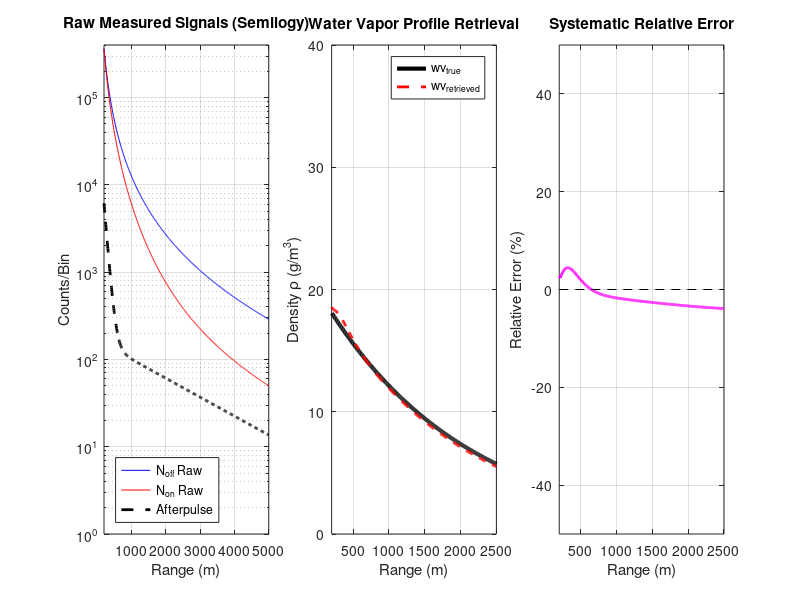

Recreate this plot in MATLAB.
%% MicroPulse DIAL Afterpulse Error Simulation 

clear; close all; clc;

%% Initialization and Unit Conversion

% System Parameters
tau_pulse = 200e-9;         % Pulse width (s)
R_start = 200;              % Start range for retrieval (m)
R_end = 5000;               % End range for retrieval (m)
dR = 7.5;                   % Range resolution (m/bin)
P_laser = 50e-3;            % Avg laser power (W) 
sigma_on_cm2 = 0.99e-23;    % Online cross-section (cm^2/molecule):  % 0.99e-23 for 20 g/m^3  or 2.52-23 for 7.5 g/m^3  
sigma_off_cm2 = 7.0e-25;    % Offline cross-section (cm^2/molecule)

% Detector Afterpulse Parameters
%N_dark = 0;                 % Constant Dark Count Rate (counts/bin)
lambda_AP_1 = 90;             % Afterpulse decay length 1 (m)
lambda_AP_2 = 2000;           % Afterpulse decay length 2 (m)
A_1 = 40;                     % Scaling factor for short decay component
A_2 = 1;                      % Scaling factor for long decay component
AP_fraction = 1e-15;         % Afterpulse peak as fraction of C_sys

% Geometric Overlap Parameters
R_full_overlap = 1500;       % Range at which O(R) approaches 1 (m)
O_scale = 100;               % Scaling factor for the exponential rise 

% Simple Atmosphere Parameters 
%N_solar = 0;              % Solar background Count Rate (counts/bin)
wv_mass_surf = 20;        % Water Vapor Density Profile
wv_mass_true = @(R) wv_mass_surf .* exp(-R/2000); % Mass density profile (g/m^3)
alpha_non_abs = 1e-8;     % Total aerosol and molecular (non-absorbing) extinction (m^-1)
beta_a = 1e-7;            % general backscatter coefficient (m^-1 sr^-1)
beta_R = @(R) beta_a.* exp(-R/8000); % backscatter profile (m^-1 sr^-1)

% Constants and conversions
c = 3e8;                    % Speed of light (m/s)
M_H2O = 18.015;             % Molar mass of water (g/mol)
N_A = 6.022e23;             % Avogadro's number (molecules/mol)
sigma_on = sigma_on_cm2 * 1e-4;    
sigma_off = sigma_off_cm2 * 1e-4;  
%delta_sigma = sigma_on - sigma_off; % Differential Absorption 
GM_to_NUM = N_A / M_H2O;    % (g/m^3) -> (molecules/m^3)
K_on = sigma_on * GM_to_NUM;
K_off = sigma_off * GM_to_NUM;
K_delta = K_on - K_off;      % Differential Absorption Factor

% Range Vector
R = (R_start : dR : R_end)';
N_bins = length(R);

%% Lidar Forward Model 

% System Constant, note 1e17 was empirically determined to get a reasonable number of accumulated counts per/bin
C_sys = (P_laser * c * tau_pulse / 2) * 1e17; 

% Geometric Overlap Function 
O_R_model = 1 - exp(-(R / O_scale).^2);
O_R_model(R < R_start) = 0; % Ensure 0 until the start of the retrieval
O_R = O_R_model;

% Calculate the Total Extinction Coefficient (alpha) in m^-1
alpha_off = alpha_non_abs + K_off * wv_mass_true(R);
alpha_on = alpha_non_abs + K_on * wv_mass_true(R);

% Calculate Optical Depth (OD) by summing alpha * dR
OD_off = cumsum( alpha_off * dR );
OD_on = cumsum( alpha_on * dR );

% True number online and offline counts
N_on_true = C_sys * (1./R.^2) .* O_R .* beta_R(R) .* exp(-2 * OD_on);
N_off_true = C_sys * (1./R.^2) .* O_R .* beta_R(R) .* exp(-2 * OD_off);

% Analytical Derivative of N_off_true with respect to R
% N_off_true is proportional to: O(R) * (1/R^2) * beta_R(R) * exp(-2 * OD_off)
% Since the expression is complex, using the numerical gradient is simpler and accurate enough:
dNoff_dR = gradient(N_off_true, dR);


%% Detector Contamination Model


N_AP_peak = C_sys * AP_fraction;
%N_AP_decay = N_AP_peak * exp(-(R - R_start) / lambda_AP);
% use bi-exponential function
N_AP_decay = N_AP_peak * (A_1*exp(-(R - R_start)/lambda_AP_1)+ (A_2*exp(-(R - R_start) / lambda_AP_2)));
%N_AP_total = N_AP_decay + N_dark;
%N_bg = N_dark + N_solar;  % this is not needed


% Contaminated signal profiles (after background subtraction)
N_off_raw = N_off_true + N_AP_decay;
N_on_raw = N_on_true + N_AP_decay;


%% Contaminated Retrieval using analytical error addition

% calculate rho_retrieved = rho_true + rho_error
wv_retrieved = NaN(N_bins, 1);
Delta_R = dR;
for i = 1 : N_bins - 1
    % Get the true water vapor density
    R_mid = R(i) + Delta_R / 2;
    wv_true_at_mid = wv_mass_true(R_mid); % in g/m^3

    % Use N_off_true at the start of the bin for the error denominator
    N_off_true_at_R = N_off_true(i);

    % Calculate the AP derivative (slope) at R(i)
    R_for_slope = R(i);
    % AP_slope = N_AP_peak * (-1/lambda_AP) * exp(-(R_for_slope - R_start) / lambda_AP);
    % bi-exponential derivative 
    AP_slope = N_AP_peak * (A_1*(-1/lambda_AP_1) * exp(-(R_for_slope - R_start)/lambda_AP_1) + ...
                       (A_2*(-1/lambda_AP_2) * exp(-(R_for_slope - R_start) / lambda_AP_2)));

   
    % Signal derivative for the second term ---
    dNoff_dR_at_R = dNoff_dR(i);
    N_AP_at_R = N_AP_decay(i);

    % wv_error calculation (Full Quotient Rule) ---
    % rho_error ≈ -1/(2*K_delta) * [ (N_sig * dNAP/dR) - (NAP * dNsig/dR) ] / (N_sig)^2
    Numerator_Term = (N_off_true_at_R * AP_slope) - (N_AP_at_R * dNoff_dR_at_R);
    Denominator_Term = N_off_true_at_R^2;
    wv_error = (-1 / (2 * K_delta)) * (Numerator_Term / Denominator_Term);
    
    
    
    % Calculate the Error Term
    % rho_error ≈ -1/(2*K_delta) * (d(N_AP)/dR) / N_off_true
    % The negative sign on AP_slope and the external negative sign ensures a positive rho_error.
%    wv_error = (-1 / (2 * K_delta)) * (AP_slope / N_off_true_at_R);

    % Final Contaminated Retrieval 
    wv_retrieved(i) = wv_true_at_mid + wv_error;
end


%% Error Calculation and Plotting

% Preparation for Plotting (N-1 length vectors) 
R_plot = R(1:end-1) + dR/2;
rho_true_plot = wv_mass_true(R_plot);
rho_retrieved_plot = wv_retrieved(1:end-1);

% Calculate the Systematic Relative Error 
Relative_Error = 100 * (rho_retrieved_plot - rho_true_plot) ./ rho_true_plot;

% Clamp the error magnitude for clean plotting
max_err = 500;
Relative_Error(Relative_Error > max_err) = max_err;
Relative_Error(Relative_Error < -max_err) = -max_err;

% Calculate Water Vapor Optical Depth at R_end (4 km) ---
R_4km_idx = find(R >= 4000, 1, 'first');
WV_OD_4km = (OD_on(R_4km_idx) - OD_off(R_4km_idx)) % one-way WV OD
disp('should be close to 1 for optimal profile retrievals');
disp('-------------------------------------------------------------------');


%% Plotting Results

figure('Position', [100, 100, 1400, 450]);

% Raw Measured Signals 
subplot(1, 3, 1);
semilogy(R, N_off_raw, 'b-', 'DisplayName', 'N_{off} Raw'); hold on;
semilogy(R, N_on_raw, 'r-', 'DisplayName', 'N_{on} Raw');
semilogy(R, N_AP_decay, 'k--', 'LineWidth', 2, 'DisplayName', 'Afterpulse');
%semilogy(R, N_bg * ones(size(R)), 'g:', 'LineWidth', 1, 'DisplayName', 'Constant BG');
title('Raw Measured Signals (Semilogy)');
xlabel('Range (m)');
ylabel('Counts/Bin');
legend('Location', 'southwest');
xlim([R_start, R_end]);
ylim([1, max(N_off_raw)*1.1]);
grid on;

% True vs. Retrieved Water Vapor Density (check that these are the same)
subplot(1, 3, 2);
plot(R_plot, rho_true_plot, 'k-', 'LineWidth', 3, 'DisplayName', 'wv_{true}'); hold on;
plot(R_plot, rho_retrieved_plot, 'r--', 'LineWidth', 2, 'DisplayName', 'wv_{retrieved}');
title('Water Vapor Profile Retrieval');
xlabel('Range (m)');
ylabel('Density \rho (g/m^3)');
legend('Location', 'northeast');
ylim([0, wv_mass_surf * 2]);
xlim([R_start, R_end/2]);
grid on;

% Systematic Relative Error 
subplot(1, 3, 3);
plot(R_plot, Relative_Error, 'm-', 'LineWidth', 2); hold on;
plot([R_start, R_end], [0, 0], 'k--');
title('Systematic Relative Error');
xlabel('Range (m)');
ylabel('Relative Error (%)');
ylim([-50, 50]);
xlim([R_start, R_end/2]);
grid on;


%% Full Contaminated Retrieval (No Taylor Approximation)

% 1. Calculate the contaminated log ratio (often called the 'A-ratio' log)
% N_off_raw and N_on_raw already include N_AP_decay
Log_Ratio_Raw = log(N_off_raw ./ N_on_raw);

% 2. Calculate the derivative (slope) using the finite difference method (gradient)
% The 'gradient' function handles the differences between bins and divides by dR
% The output has the same size as Log_Ratio_Raw, with endpoints being approximations.
dLogRatio_dR_Raw = gradient(Log_Ratio_Raw, dR);

% 3. Apply the DIAL equation to get the full retrieval
% The factor is 1 / (2 * K_delta)
wv_retrieved_full = (1 / (2 * K_delta)) * dLogRatio_dR_Raw;


%% Comparison Logic 
% Use the middle bins (R_plot range) for comparison
R_comp_idx = 1:length(R_plot);

rho_retrieved_analytical = wv_retrieved(R_comp_idx);
rho_retrieved_full_comp = wv_retrieved_full(R_comp_idx);

% Calculate the difference between your analytical approximation and the full retrieval
% This is the error introduced *by the Taylor approximation itself*
Taylor_Error_Difference = 100 * (rho_retrieved_analytical - rho_retrieved_full_comp) ./ rho_retrieved_full_comp;

R_mid = R_plot; % Use R_plot, which is the correct length (N_bins - 1)

% Display the maximum magnitude of the error introduced by the approximation
fprintf('\n--------------------------------------------------------------\n');
fprintf('MAX ERROR DUE TO TAYLOR APPROXIMATION (<500 m): %.2f%%\n', max(abs(Taylor_Error_Difference(R_mid < 500))));
fprintf('MAX ERROR DUE TO TAYLOR APPROXIMATION (>3000 m):  %.2f%%\n', max(abs(Taylor_Error_Difference(R_mid > 3000))));
fprintf('--------------------------------------------------------------\n');